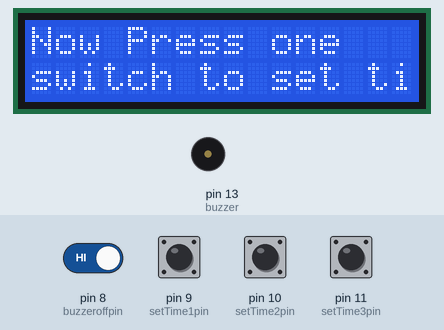
A sketch run on a simulated Arduino Uno, built with avr-gcc and run on an emulated ATmega328P. Parts: 16×2 character LCD, buzzer (waves = sounding, pin HIGH). The inputs (shaded band) are chosen by the test bench; at power-on: pin 8 (buzzeroffpin) HIGH, pin 9 (setTime1pin), pin 10 (setTime2pin), pin 11 (setTime3pin) LOW. The local clock reads 2024-03-15 10:24:30 at power-on unless the sketch sets it; EEPROM starts erased; what the sketch prints to the serial monitor is not drawn.

Above: at 1.2 s.
1.3 s: pin 10 (setTime2pin) pulled HIGH for 3 s
At 4.7 s:
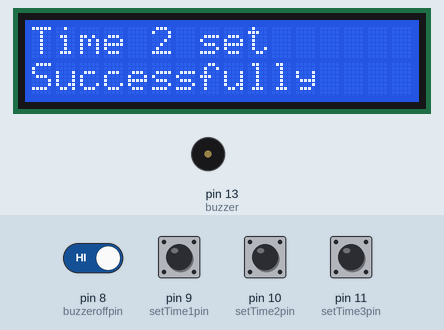
7.6 s: pin 11 (setTime3pin) pulled HIGH for 3 s
At 8.9 s:
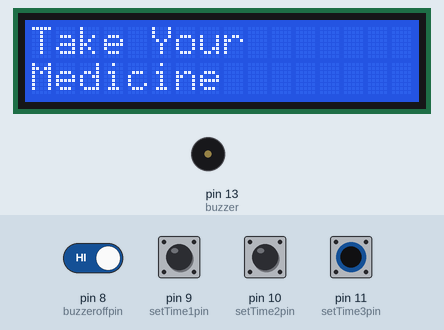
12.6 s: pin 9 (setTime1pin) pulled HIGH for 3 s
At 12.92 s:
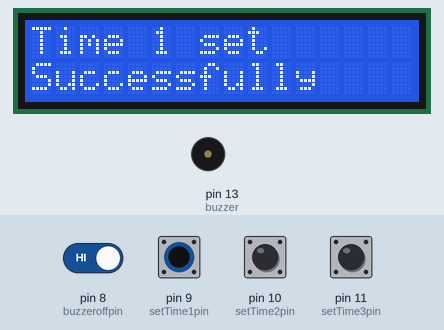
17.6 s: pin 9 (setTime1pin) driven HIGH and pin 10 (setTime2pin) driven HIGH
At 18.9 s:
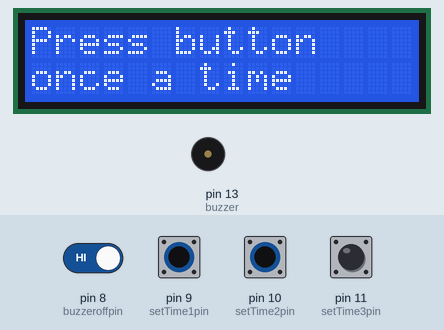
22.6 s: pin 9 (setTime1pin) driven LOW
At 23.5 s:
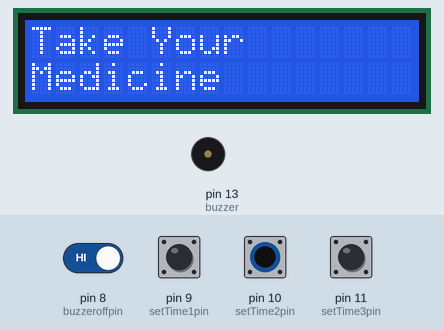
32.0 s: pin 8 (buzzeroffpin) driven LOW
At 32.98 s:
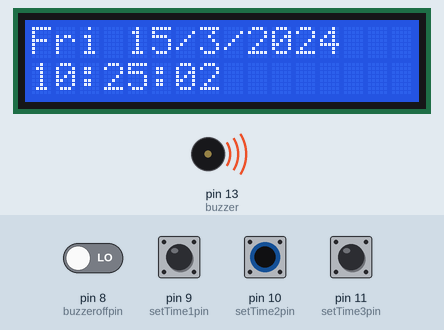
Timing chart, 0 to 35.0 s (numbered marks = the images above; inputs shaded):
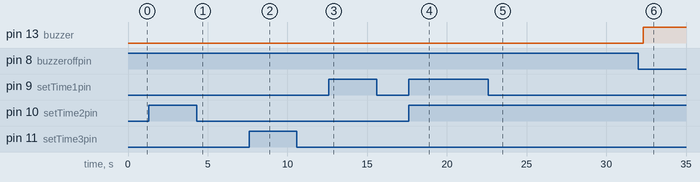

The sketch:

new_updated_12_05_2024.ino
```cpp
// <-------------------- include libraries -------------------->
#include <EEPROM.h>
#include <RTClib.h>
#include <LiquidCrystal.h>

// <-------------------- rtc module data fetched -------------------->
RTC_DS3231 rtc;

// <-------------------- LCD pin configuration -------------------->
const int rs = 7, en = 6, d4 = 5, d5 = 4, d6 = 3, d7 = 2;
LiquidCrystal lcd(rs, en, d4, d5, d6, d7);

// <-------------------- Store days name in 2D Array -------------------->
char daysOfTheWeek[7][4] = { "Sun", "Mon", "Tue", "Wed", "Thu", "Fri", "Sat" };

// <-------------------- Initialize variables to store date & Time -------------------->
int Day;
int Month;
int Year;
int Secs;
int Minutes;
int Hours;
String dofweek;
String myDate;
String myTime;

// <-------------------- Initialize variables with pin no. to compare values & alarm system -------------------->
int buzzer = 13;
int buzzeroffpin = 8;
int setTime1pin = 9;
int setTime2pin = 10;
int setTime3pin = 11;
int buzzeroffvar = 0;
int setTime1var = 0;
int setTime2var = 0;
int setTime3var = 0;

// <-------------------- Initialize variables to store data in EEPROM memory -------------------->
String setTime1 = "";
String setTime2 = "";
String setTime3 = "";
char buffer1[9];  // Buffer is to hold the setTime value as an array of characters
char buffer2[9];
char buffer3[9];
String b1 = "";
String b2 = "";
String b3 = "";


// <-------------------- This section  will be execute only one time & also setup all pinmodes -------------------->
void setup() {
  pinMode(buzzer, OUTPUT);
  pinMode(buzzeroffpin, INPUT);
  pinMode(setTime1pin, INPUT);
  pinMode(setTime2pin, INPUT);
  pinMode(setTime3pin, INPUT);
  lcd.begin(16, 2);

  // <-------------------- check if rtc module is available or connected OR not -------------------->
  if (!rtc.begin()) {
    Serial.println("Couldn't find RTC");
    Serial.flush();
    // while (1)
      ;
  }
  // rtc.adjust(DateTime(F(__DATE__), F(__TIME__))); //please upload the code 2 times - first time uncomment this line & set the time & then please comment this line again & upload code. It is necessary because everytime arduino power on it will set time from begining which is not correct if we do not upload code 2nd time after commented this line
  // rtc.adjust(DateTime(2021, 1, 21, 3, 0, 0));
  Serial.begin(9600);
}

// <-------------------- declaration of functions to setup alarm off & on -------------------->
void callAlarmOn() {
  digitalWrite(13, HIGH);
}

void callAlarmOff() {
  digitalWrite(13, LOW);
}

// <-------------------- This section  will be execute in loop -------------------->
void loop() {
  lcd.clear();
  // <-------------------- storing date & time values in corresponding variables-------------------->
  DateTime now = rtc.now();
  Day = now.day();
  Month = now.month();
  Year = now.year();
  Secs = now.second();
  Hours = now.hour();
  Minutes = now.minute();
  dofweek = daysOfTheWeek[now.dayOfTheWeek()];

  // <-------------------- storing date & time values as string -------------------->
  myDate = dofweek + " " + Day + "/" + Month + "/" + Year;
  myTime = String((Hours < 10 ? "0" : "") + String(Hours)) + ":" + String((Minutes < 10 ? "0" : "") + String(Minutes)) + ":" + String((Secs < 10 ? "0" : "") + String(Secs));

  // <-------------------- display date & time values as string -------------------->
  Serial.println("module time - " + myDate);
  Serial.println("module time - " + myTime);
  lcd.setCursor(0, 0);  //set coloumn, row value to display data in different rows
  lcd.print(myDate);
  lcd.setCursor(0, 1);  //set coloumn, row value to display data in different rows
  lcd.print(myTime);
  delay(100);
  lcd.clear();


  lcd.setCursor(0, 0);
  lcd.print("Now Press one");
  lcd.setCursor(0, 1);
  lcd.print("switch to set time");

  // <-------------------- read status of input pins & store data to variables -------------------->
  buzzeroffvar = digitalRead(buzzeroffpin);
  setTime1var = digitalRead(setTime1pin);
  setTime2var = digitalRead(setTime2pin);
  setTime3var = digitalRead(setTime3pin);

  // <-------------------- set time if 1st or 2nd or 3rd  switch is on -------------------->
  if (setTime1var == HIGH && setTime2var == LOW && setTime3var == LOW) {
    setTime1 = myTime;
    setTime1.toCharArray(buffer1, 9);             // Convert String 'a' to a null-terminated char array
    for (int i = 0; i < setTime1.length(); i++)  // Write each character of the char array to EEPROM
    {
      EEPROM.update(i, buffer1[i]);
    }
    EEPROM.update(setTime1.length(), '\0');  // Add null terminator to the end of the string in EEPROM
    Serial.println("EEPROM memory1 updated !!!!");
    lcd.clear();
    lcd.setCursor(0, 0);
    lcd.print("Time 1 set");
    lcd.setCursor(0, 1);
    lcd.print("Successfully");
  }

  else if (setTime2var == HIGH && setTime1var == LOW && setTime3var == LOW) {
    setTime2 = myTime;
    setTime2.toCharArray(buffer2, 9);             // Convert String 'a' to a null-terminated char array
    for (int i = 0; i < setTime2.length(); i++)  // Write each character of the char array to EEPROM
    {
      EEPROM.update(11 + i, buffer2[i]);
    }
    EEPROM.update(11 + setTime2.length(), '\0');  // Add null terminator to the end of the string in EEPROM
    Serial.println("EEPROM memory2 updated !!!!");
    lcd.clear();
    lcd.setCursor(0, 0);
    lcd.print("Time 2 set");
    lcd.setCursor(0, 1);
    lcd.print("Successfully");
  }

  else if (setTime3var == HIGH && setTime1var == LOW && setTime2var == LOW) {
    setTime3 = myTime;
    setTime3.toCharArray(buffer3, 9);             // Convert String 'a' to a null-terminated char array
    for (int i = 0; i < setTime3.length(); i++)  // Write each character of the char array to EEPROM
    {
      EEPROM.update(22 + i, buffer3[i]);
    }
    EEPROM.update(22 + setTime3.length(), '\0');  // Add null terminator to the end of the string in EEPROM
    Serial.println("EEPROM memory3 updated !!!!");
    lcd.clear();
    lcd.setCursor(0, 0);
    lcd.print("Time 3 set");
    lcd.setCursor(0, 1);
    lcd.print("Successfully");
  }

  else if (setTime1var == HIGH && setTime2var == HIGH && setTime3var == HIGH || setTime1var == HIGH && setTime2var == HIGH || setTime2var == HIGH && setTime3var == HIGH || setTime1var == HIGH && setTime3var == HIGH) {
    Serial.println("Do not press more than one timeSet switch while setting time !!!");
    lcd.clear();
    lcd.setCursor(0, 0);
    lcd.print("Press button");
    lcd.setCursor(0, 1);
    lcd.print("once a time");
  }
  Serial.println("setTime1 value - " + setTime1);
  Serial.println("setTime2 value - " + setTime2);
  Serial.println("setTime3 value - " + setTime3);

  // <-------------------- Read characters from EEPROM and reconstruct the String -------------------->
  for (int i = 0; i < EEPROM.length(); i++) {
    char character = EEPROM.read(i);
    if (character == '\0') {
      break;  // break loop before it store null value into b string
    }
    b1 += character;
  }

  for (int i = 0; i < EEPROM.length(); i++) {
    char character = EEPROM.read(11 + i);
    if (character == '\0') {
      break;  // break loop before it store null value into b string
    }
    b2 += character;
  }

  for (int i = 0; i < EEPROM.length(); i++) {
    char character = EEPROM.read(22 + i);
    if (character == '\0') {
      break;  // break loop before it store null value into b string
    }
    b3 += character;
  }

  // <-------------------- compare EEPROM value in each loop with current time to check if it's matching or not -------------------->
  Serial.println("b1 status before check if condition- " + b1);
  Serial.println("b2 status before check if condition- " + b2);
  Serial.println("b3 status before check if condition- " + b3);

  if (strcmp(myTime.c_str(), b1.c_str()) == 0 || strcmp(myTime.c_str(), b2.c_str()) == 0 || strcmp(myTime.c_str(), b3.c_str()) == 0) {
    Serial.println("inside if block");
    if (buzzeroffvar == 0) {
      callAlarmOn();
      lcd.clear();
      lcd.setCursor(0, 0);
      lcd.print("Take Your");
      lcd.setCursor(0, 1);
      lcd.print("Medicine");
    }
    else {
      callAlarmOff();
      lcd.clear();
      lcd.setCursor(0, 0);
      lcd.print("Take Your");
      lcd.setCursor(0, 1);
      lcd.print("Medicine");
    }
  } else {
    Serial.println("inside else block");
    if (buzzeroffvar == 1) {
      callAlarmOff();
    }
  }

  // <-------------------- clearing all strings because every time at the end we need fresh empty string to start next operation in next loop -------------------->
  myDate = "";
  myTime = "";
  setTime1 = "";
  setTime2 = "";
  setTime3 = "";
  b1 = "";
  b2 = "";
  b3 = "";
  Serial.println("b1 status check in the last - " + b1);
  Serial.println("b2 status check in the last - " + b2);
  Serial.println("b3 status check in the last - " + b3);
  Serial.println("");

  delay(500);
}
```

Measured:
- after the input at 1.3 s, the display: first differs from a run without the input after 3.0 s (image 1)
- after the input at 7.6 s, the display: first differs from a run without the input after 0.65 s (image 2 shows a later state)
- after the input at 12.6 s, the display: first differs from a run without the input after 0.23 s (image 3)
- after the input at 17.6 s, the display: first differs from a run without the input after 0.64 s (image 4)
- after the input at 22.6 s, the display: first differs from a run without the input after 0.37 s (image 5 shows a later state)
- after the input at 32.0 s, pin 13 (buzzer): LOW → HIGH after 0.32 s
- what the display in image 1 shows lasts 1.3 s, from 4.3 s to 5.6 s
